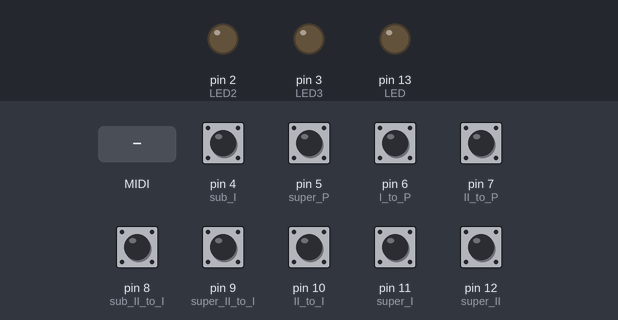
The sketch below on a simulated Arduino Uno, built with avr-gcc and run on an emulated ATmega328P. On the bench: output pins drawn as LEDs (lit = HIGH). Inputs (shaded band) come from the test bench; at power-on: pin 4 (sub_I), pin 5 (super_P), pin 6 (I_to_P), pin 7 (II_to_P), pin 8 (sub_II_to_I), pin 9 (super_II_to_I), pin 10 (II_to_I), pin 11 (super_I), pin 12 (super_II) HIGH. MIDI output is not drawn.

Above: at 1.2 s.
1.3 s: MIDI note 36 received
At 1.45 s:
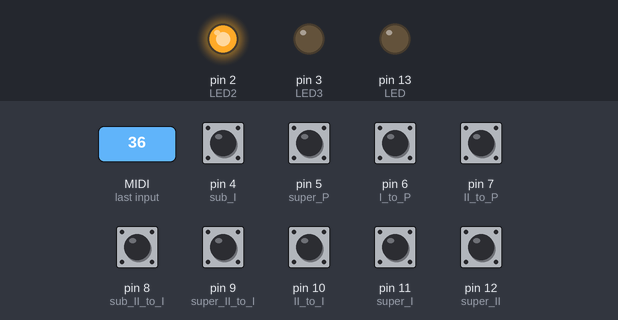
3.1 s: MIDI note 60 received
At 3.25 s:
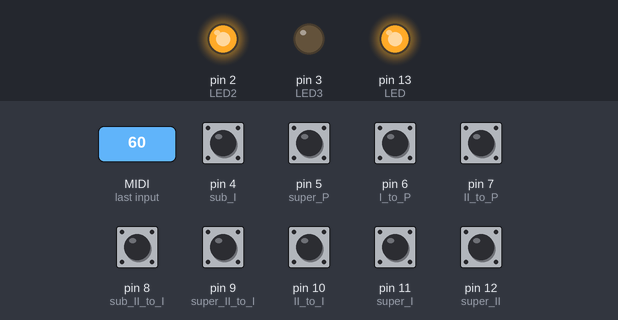
Timing chart, 0 to 6.1 s (numbered marks = the images above; inputs shaded):
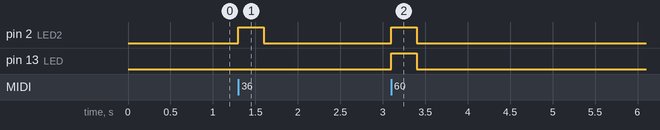

Measured:
- after the input at 1.3 s, pin 2 (LED2): LOW → HIGH at once, → LOW 0.30 s later
- after the input at 3.1 s, pin 2 (LED2), pin 13 (LED): LOW → HIGH at once, → LOW 0.30 s later

The sketch:

superoctavcoppel_MIDI_prosty_bez_wygaszania.ino
```cpp
#include <MIDI.h>   // Add Midi Library

#define LED 13    // Arduino Board LED is on Pin 13
#define LED2 2
#define LED3 3

#define sub_II_to_I 8
int count_sub_II_to_I = 0;
int table_sub_II_to_I[30];

#define super_II_to_I 9
int count_super_II_to_I = 0;
int table_super_II_to_I[30];

#define II_to_I 10
int count_II_to_I = 0;
int table_II_to_I[30];

#define super_I 11
int count_super_I = 0;
int table_super_I[30];
unsigned long BAS_man_I = 0;
unsigned long TREBL_man_I = 0;

#define super_II 12
int count_super_II = 0;
int table_super_II[30];

#define II_to_P 7
int count_II_to_P = 0;
int table_II_to_P[30];

#define I_to_P 6
int count_I_to_P = 0;
int table_I_to_P[30];

#define super_P 5
int count_super_P = 0;
int table_super_P[30];

#define sub_I 4
int count_sub_I = 0;
int table_sub_I[30];


//Create an instance of the library with default name, serial port and settings
MIDI_CREATE_DEFAULT_INSTANCE();

void setup() {
  pinMode (LED, OUTPUT); // Set Arduino board pin 13 to output
  pinMode (LED2, OUTPUT);
  pinMode (LED3, OUTPUT);

  pinMode (sub_II_to_I, INPUT_PULLUP); // set board pin ... to intput
  pinMode (super_II_to_I, INPUT_PULLUP);
  pinMode (II_to_I, INPUT_PULLUP);
  pinMode (super_I, INPUT_PULLUP);
  pinMode (super_II, INPUT_PULLUP);
  pinMode (II_to_P, INPUT_PULLUP);
  pinMode (I_to_P, INPUT_PULLUP);
  pinMode (super_P, INPUT_PULLUP);
  pinMode (sub_I, INPUT_PULLUP);

  MIDI.begin(MIDI_CHANNEL_OMNI); // Initialize the Midi Library.
  // OMNI sets it to listen to all channels.. MIDI.begin(2) would set it
  // to respond to notes on channel 2 only.
  MIDI.setHandleNoteOn(MyHandleNoteOn); // This is important!! This command
  // tells the Midi Library which function you want to call when a NOTE ON command
  // is received. In this case it's "MyHandleNoteOn".
  MIDI.setHandleNoteOff(MyHandleNoteOff); // This command tells the Midi Library
  // to call "MyHandleNoteOff" when a NOTE OFF command is received.
}

void loop() { // Main loop
  MIDI.read(); // Continuously check if Midi data has been received.
}

// MyHandleNoteON is the function that will be called by the Midi Library
// when a MIDI NOTE ON message is received.
// It will be passed bytes for Channel, Pitch, and Velocity
void MyHandleNoteOn(byte channel, byte pitch, byte velocity) {
   if (pitch == 60) {
    digitalWrite(LED,HIGH);  //Turn LED on for note c1
   }
    if (channel == 1) {
      digitalWrite(LED2,HIGH); //Turn LED2 on for all note channel 1
    }

  if (digitalRead(sub_I) == LOW && channel == 1) {
    pitch = pitch - 12;
    //count_sub_I = count_sub_I + 1;
    //table_sub_I[count_sub_I] = pitch;
    MIDI.sendNoteOn (pitch, velocity, channel);
    pitch = pitch + 12;
  }

  if (digitalRead(super_I) == LOW && channel == 1) {
       digitalWrite(LED3,HIGH); // //Turn LED3 on for control superoctawe
    if (pitch >= 36 && pitch <= 68){
      bitSet(BAS_man_I, pitch -36);
    }

     if (pitch >= 69 && pitch <= 101){
      bitSet(TREBL_man_I, pitch - 69);
    }
     pitch = pitch + 12;
    //count_super_I = count_super_I + 1;
    //table_super_I[count_super_I] = pitch;
    MIDI.sendNoteOn (pitch, velocity, channel);
     pitch = pitch - 12;
  }

  if (digitalRead(super_II) == LOW && channel == 2) {
       digitalWrite(LED3,HIGH); // //Turn LED3 on for control superoctawe
    pitch = pitch + 12;
    //count_super_II = count_super_II + 1;
    //table_super_II[count_super_II] = pitch;
    MIDI.sendNoteOn (pitch, velocity, channel);
     pitch = pitch - 12;
  }

  if (digitalRead(II_to_I) == LOW && channel == 1) {
    channel = channel + 1;
    //count_II_to_I = count_II_to_I + 1;
    //table_II_to_I[count_II_to_I] = pitch;
    MIDI.sendNoteOn (pitch, velocity, channel);
    channel = channel - 1;
  }

  if (digitalRead(super_II_to_I) == LOW && channel == 1) {
    channel = channel + 1;
    pitch = pitch + 12;
    //count_super_II_to_I = count_super_II_to_I + 1;
    //table_super_II_to_I[count_super_II_to_I] = pitch;
    MIDI.sendNoteOn (pitch, velocity, channel);
    channel = channel - 1;
    pitch = pitch - 12;
  }

   if (digitalRead(sub_II_to_I) == LOW && channel == 1) {
    channel = channel + 1;
    pitch = pitch - 12;
    //count_sub_II_to_I = count_sub_II_to_I + 1;
    //table_sub_II_to_I[count_sub_II_to_I] = pitch;
    MIDI.sendNoteOn (pitch, velocity, channel);
    channel = channel - 1;
    pitch = pitch + 12;
  }

    if (digitalRead(II_to_P) == LOW && channel == 3) {
    channel = channel - 1;
    //count_II_to_P = count_II_to_P + 1;
    //table_II_to_P[count_II_to_P] = pitch;
    MIDI.sendNoteOn (pitch, velocity, channel);
    channel = channel + 1;
  }

  if (digitalRead(I_to_P) == LOW && channel == 3) {
    channel = channel - 2;
    //count_I_to_P = count_I_to_P + 1;
    //table_I_to_P[count_I_to_P] = pitch;
    MIDI.sendNoteOn (pitch, velocity, channel);
    channel = channel + 2;
  }


    if (digitalRead(super_P) == LOW && channel == 3) {
    pitch = pitch + 12;
    //count_super_P = count_super_P + 1;
    //table_super_P[count_super_P] = pitch;
    MIDI.sendNoteOn (pitch, velocity, channel);
     pitch = pitch - 12;
  }


}

// MyHandleNoteOFF is the function that will be called by the Midi Library
// when a MIDI NOTE OFF message is received.
// * A NOTE ON message with Velocity = 0 will be treated as a NOTE OFF message *
// It will be passed bytes for Channel, Pitch, and Velocity
void MyHandleNoteOff(byte channel, byte pitch, byte velocity) {

    digitalWrite(LED,LOW);  //Turn LED off
    digitalWrite(LED2,LOW);  //Turn LED2 off
    digitalWrite(LED3,LOW);  //Turn LED3 off

    if (digitalRead(sub_I) == LOW && channel == 1) {
    pitch = pitch - 12;
    //count_super_I = count_super_I - 1;
    MIDI.sendNoteOff (pitch, velocity, channel);
    pitch = pitch + 12;
   }
    //  else if (count_sub_I !=0 ){
      //int pitch_storage = pitch;
      //count_sub_I = count_sub_I + 5;
       //  while (count_sub_I >= 0) {
       //  pitch = table_sub_I[--count_sub_I];
        // MIDI.sendNoteOff (pitch, velocity, channel);
       // }
   //   pitch = pitch_storage;
   // }


  if (digitalRead(super_I) == LOW && channel == 1) {
    pitch = pitch + 12;
    //count_super_I = count_super_I - 1;
    MIDI.sendNoteOff (pitch, velocity, channel);
    pitch = pitch - 12;
   }
 //  else if ( count_super_I !=0 ) {
//
 //   for ( count_super_I; count_super_I >= 0; count_super_I--){
 //     pitch = table_super_I[count_super_I];
 //     MIDI.sendNoteOff (pitch, velocity, channel);
  //    }
     //else if (count_super_I !=0 ){
     // int pitch_storage = pitch;
     // count_super_I = count_super_I + 5;
      //   while (count_super_I >= 0) {
      //   pitch = table_super_I[--count_super_I];
     //    MIDI.sendNoteOff (pitch, velocity, channel);
      //  }
     // pitch = pitch_storage;
   // }

if (digitalRead(super_II) == LOW && channel == 2) {
    pitch = pitch + 12;
   // count_super_II = count_super_II - 1;
    MIDI.sendNoteOff (pitch, velocity, channel);
    pitch = pitch - 12;
   }
 //  else if ( count_super_I !=0 ) {
//
 //   for ( count_super_I; count_super_I >= 0; count_super_I--){
 //     pitch = table_super_I[count_super_I];
 //     MIDI.sendNoteOff (pitch, velocity, channel);
  //    }
     //else if (count_super_II !=0 ){
     // int pitch_storage = pitch;
     // count_super_II = count_super_II + 5;
       //  while (count_super_II >= 0) {
        // pitch = table_super_II[--count_super_II];
        // MIDI.sendNoteOff (pitch, velocity, channel);
       // }
    //  pitch = pitch_storage;
   // }


  if (digitalRead(II_to_I) == LOW && channel == 1) {
    channel = channel + 1;
    //count_II_to_I = count_II_to_I - 1;
    MIDI.sendNoteOff (pitch, velocity, channel);
    channel = channel - 1;
   }
    // else if (count_II_to_I !=0){
     // int pitch_storage = pitch;
      //count_II_to_I = count_II_to_I + 5;
       ////  while (count_II_to_I >= 0) {
       ////  pitch = table_II_to_I[--count_II_to_I];
         MIDI.sendNoteOff (pitch, velocity, channel + 1);
       // }
     // pitch = pitch_storage;
    //}

    if (digitalRead(super_II_to_I) == LOW && channel == 1) {
    channel = channel + 1;
    pitch  = pitch + 12;
    //count_super_II_to_I = count_super_II_to_I - 1;
    MIDI.sendNoteOff (pitch, velocity, channel);
    channel = channel - 1;
    pitch  = pitch - 12;
   }
     //else if (count_super_II_to_I !=0){
     // int pitch_storage = pitch;
      ////count_super_II_to_I = count_super_II_to_I + 5;
       //  while (count_super_II_to_I >= 0) {
         //pitch = table_super_II_to_I[--count_super_II_to_I];
         //MIDI.sendNoteOff (pitch, velocity, channel + 1);
       // }
    //  pitch = pitch_storage;
    //}

    if (digitalRead(sub_II_to_I) == LOW && channel == 1) {
    channel = channel + 1;
    pitch  = pitch - 12;
    //count_sub_II_to_I = count_sub_II_to_I - 1;
    MIDI.sendNoteOff (pitch, velocity, channel);
    channel = channel - 1;
    pitch  = pitch + 12;
   }
     //else if (count_sub_II_to_I !=0){
     // int pitch_storage = pitch;
     // count_sub_II_to_I = count_sub_II_to_I + 5;
        // while (count_sub_II_to_I >= 0) {
        // pitch = table_sub_II_to_I[--count_sub_II_to_I];
        // MIDI.sendNoteOff (pitch, velocity, channel + 1);
     //   }
     // pitch = pitch_storage;
    //}

    if (digitalRead(II_to_P) == LOW && channel == 3) {
    channel = channel - 1;
   // count_II_to_P = count_II_to_P - 1;
    MIDI.sendNoteOff (pitch, velocity, channel);
    channel = channel + 1;
   }
    // else if (count_II_to_P !=0){
    //  int pitch_storage = pitch;
    ///  count_II_to_P = count_II_to_I + 5;
     //    while (count_II_to_P >= 0) {
       //  pitch = table_II_to_P[--count_II_to_P];
         //MIDI.sendNoteOff (pitch, velocity, channel - 1);
       // }
      //pitch = pitch_storage;
    //}

   if (digitalRead(I_to_P) == LOW && channel == 3) {
    channel = channel - 2;
    //count_I_to_P = count_I_to_P - 1;
    MIDI.sendNoteOff (pitch, velocity, channel);
    channel = channel + 2;
   }
    // else if (count_I_to_P !=0){
     // int pitch_storage = pitch;
      //count_I_to_P = count_I_to_P + 5;
        // while (count_I_to_P >= 0) {
         //pitch = table_I_to_P[--count_I_to_P];
         //MIDI.sendNoteOff (pitch, velocity, channel - 2);
        //}
     // pitch = pitch_storage;
    //}

   if (digitalRead(super_P) == LOW && channel == 3) {
    pitch = pitch + 12;
    //count_super_P = count_super_P - 1;
    MIDI.sendNoteOff (pitch, velocity, channel);
    pitch = pitch - 12;
   }

     //else if (count_super_P !=0 ){
     // int pitch_storage = pitch;
      ////count_super_P = count_super_P + 5;
        // while (count_super_P >= 0) {
       //  pitch = table_super_P[--count_super_P];
        // MIDI.sendNoteOff (pitch, velocity, channel);
       // }
     // pitch = pitch_storage;
    //}

}
```
